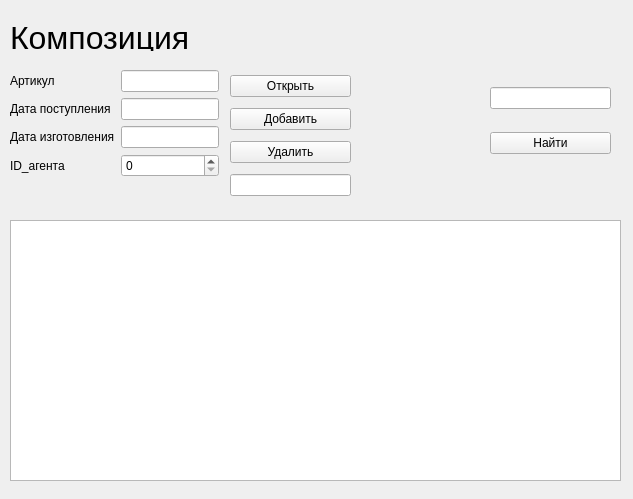
<?xml version="1.0" encoding="UTF-8"?>
<ui version="4.0">
 <class>composition</class>
 <widget class="QWidget" name="composition">
  <property name="geometry">
   <rect>
    <x>0</x>
    <y>0</y>
    <width>633</width>
    <height>499</height>
   </rect>
  </property>
  <property name="windowTitle">
   <string>Form</string>
  </property>
  <widget class="QTableWidget" name="tableWidget">
   <property name="geometry">
    <rect>
     <x>10</x>
     <y>220</y>
     <width>611</width>
     <height>261</height>
    </rect>
   </property>
  </widget>
  <widget class="QWidget" name="layoutWidget">
   <property name="geometry">
    <rect>
     <x>230</x>
     <y>70</y>
     <width>121</width>
     <height>134</height>
    </rect>
   </property>
   <layout class="QVBoxLayout" name="verticalLayout">
    <item>
     <widget class="QPushButton" name="pushButton">
      <property name="text">
       <string>Открыть</string>
      </property>
     </widget>
    </item>
    <item>
     <widget class="QPushButton" name="pushButton_2">
      <property name="text">
       <string>Добавить</string>
      </property>
     </widget>
    </item>
    <item>
     <widget class="QPushButton" name="pushButton_3">
      <property name="text">
       <string>Удалить</string>
      </property>
     </widget>
    </item>
    <item>
     <widget class="QLineEdit" name="lineEdit_8"/>
    </item>
   </layout>
  </widget>
  <widget class="QWidget" name="layoutWidget">
   <property name="geometry">
    <rect>
     <x>10</x>
     <y>70</y>
     <width>209</width>
     <height>159</height>
    </rect>
   </property>
   <layout class="QFormLayout" name="formLayout">
    <item row="0" column="0">
     <widget class="QLabel" name="label">
      <property name="text">
       <string>Артикул</string>
      </property>
     </widget>
    </item>
    <item row="0" column="1">
     <widget class="QLineEdit" name="lineEdit"/>
    </item>
    <item row="1" column="0">
     <widget class="QLabel" name="label_2">
      <property name="text">
       <string>Дата поступления</string>
      </property>
     </widget>
    </item>
    <item row="1" column="1">
     <widget class="QLineEdit" name="lineEdit_2"/>
    </item>
    <item row="2" column="0">
     <widget class="QLabel" name="label_3">
      <property name="text">
       <string>Дата изготовления</string>
      </property>
     </widget>
    </item>
    <item row="2" column="1">
     <widget class="QLineEdit" name="lineEdit_3"/>
    </item>
    <item row="3" column="0">
     <widget class="QLabel" name="label_4">
      <property name="text">
       <string>ID_агента</string>
      </property>
     </widget>
    </item>
    <item row="3" column="1">
     <widget class="QSpinBox" name="spinBox"/>
    </item>
   </layout>
  </widget>
  <widget class="QLabel" name="label_9">
   <property name="geometry">
    <rect>
     <x>10</x>
     <y>20</y>
     <width>541</width>
     <height>31</height>
    </rect>
   </property>
   <property name="minimumSize">
    <size>
     <width>0</width>
     <height>31</height>
    </size>
   </property>
   <property name="text">
    <string>&lt;html&gt;&lt;head/&gt;&lt;body&gt;&lt;p&gt;&lt;span style=&quot; font-size:24pt;&quot;&gt;Композиция&lt;/span&gt;&lt;/p&gt;&lt;/body&gt;&lt;/html&gt;</string>
   </property>
  </widget>
  <widget class="QWidget" name="layoutWidget_2">
   <property name="geometry">
    <rect>
     <x>490</x>
     <y>70</y>
     <width>121</width>
     <height>101</height>
    </rect>
   </property>
   <layout class="QVBoxLayout" name="verticalLayout_2">
    <item>
     <widget class="QLineEdit" name="lineEdit_9"/>
    </item>
    <item>
     <widget class="QPushButton" name="pushButton_10">
      <property name="text">
       <string>Найти</string>
      </property>
     </widget>
    </item>
   </layout>
  </widget>
 </widget>
 <resources/>
 <connections/>
</ui>
